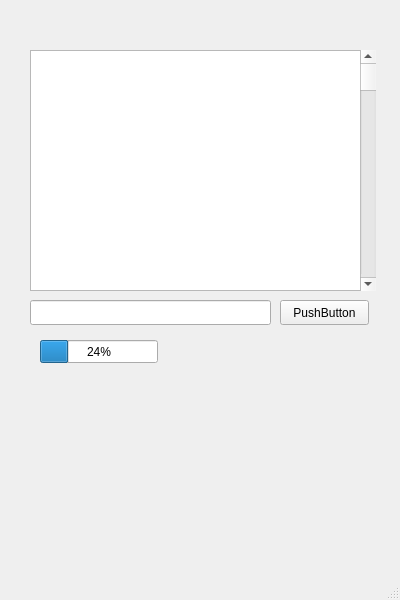
<?xml version="1.0" encoding="UTF-8"?>
<ui version="4.0">
 <class>MainWindow</class>
 <widget class="QMainWindow" name="MainWindow">
  <property name="geometry">
   <rect>
    <x>0</x>
    <y>0</y>
    <width>400</width>
    <height>600</height>
   </rect>
  </property>
  <property name="windowTitle">
   <string>MainWindow</string>
  </property>
  <widget class="QWidget" name="centralwidget">
   <widget class="QTextBrowser" name="textBrowser">
    <property name="geometry">
     <rect>
      <x>30</x>
      <y>50</y>
      <width>341</width>
      <height>241</height>
     </rect>
    </property>
   </widget>
   <widget class="QLineEdit" name="lineEdit">
    <property name="geometry">
     <rect>
      <x>30</x>
      <y>300</y>
      <width>241</width>
      <height>25</height>
     </rect>
    </property>
   </widget>
   <widget class="QScrollBar" name="verticalScrollBar">
    <property name="geometry">
     <rect>
      <x>360</x>
      <y>50</y>
      <width>16</width>
      <height>241</height>
     </rect>
    </property>
    <property name="orientation">
     <enum>Qt::Vertical</enum>
    </property>
   </widget>
   <widget class="QPushButton" name="pushButton">
    <property name="geometry">
     <rect>
      <x>280</x>
      <y>300</y>
      <width>89</width>
      <height>25</height>
     </rect>
    </property>
    <property name="text">
     <string>PushButton</string>
    </property>
   </widget>
   <widget class="QProgressBar" name="progressBar">
    <property name="geometry">
     <rect>
      <x>40</x>
      <y>340</y>
      <width>118</width>
      <height>23</height>
     </rect>
    </property>
    <property name="value">
     <number>24</number>
    </property>
   </widget>
  </widget>
  <widget class="QStatusBar" name="statusbar"/>
 </widget>
 <resources/>
 <connections/>
</ui>
